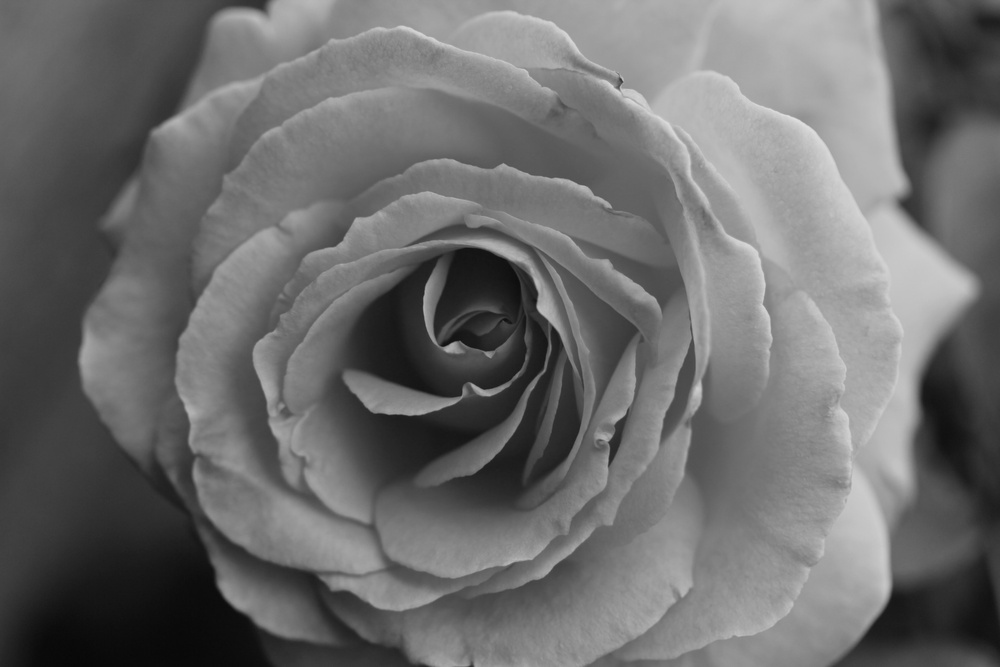
#> input picture Python/SVD/flower.jpg, 1000 x 667 px, shrunk from 1920 x 1280 before the run
$ python SVD.py
#> lines starting #> are read from the running program, lines starting #| are printed output that depends on the picture; long printed decimals are rounded
#> further down, img is the input picture: shape (667, 1000); min 7, max 226, mean 108.7
#> (printed output is left out)
#| Shape:  (667, 1000)
#| Rank: 667
import numpy as np


class SVD:

    def __init__(self, matrix):
        self.matrix = matrix
        self.m, self.n = matrix.shape
#> self.m = 667; self.n = 1000
        self.rank = np.linalg.matrix_rank(matrix)
#> self.rank = 667
        self.U = np.zeros((self.m, self.m))
        self.lamda = None
        self.V = np.zeros((self.n, self.n))

    def svd(self):
        if self.m > self.n:  # A*A^T
            AAT = self.matrix @ self.matrix.T
            e, v = np.linalg.eig(AAT)
            U_aat = dict()
            e, v = e.real, v.real

            for i in range(len(e)):
                U_aat[e[i]] = v[:, i]
            e.sort()
            e = e[::-1]

            for i in range(self.m):
                self.U[:, i] = U_aat[e[i]]

            for i in range(self.n):
                self.V[:, i] = np.dot(self.matrix.T, self.U[:, i]) / np.sqrt(e[i])
        else:  # A^T*A
            ATA = self.matrix.T @ self.matrix
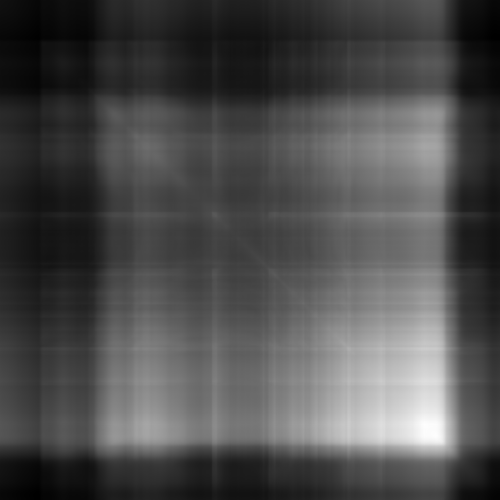
#> ATA: shape (1000, 1000) float64 (shown at 1/2 size); min 2731678, max 20299238, mean 8039529.2; drawn with min black and max white
            e, v = np.linalg.eig(ATA)
            V_ata = dict()
            e, v = e.real, v.real
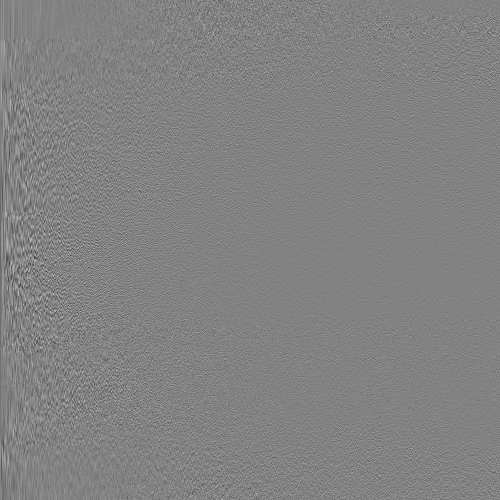
#> v: shape (1000, 1000) float64 (shown at 1/2 size); min -0.196, max 0.188, mean -2.63e-05; drawn with min black and max white
#> e = 1000 values, max 8.67e+09 at index 0, min -5.68e-08 at index 672, mean 9326084.8

            for i in range(len(e)):
                V_ata[e[i]] = v[:, i]
#> after the loop, V_ata = 843 items
            e.sort()
            e = e[::-1]
#> e = 1000 values, max 8.67e+09 at index 0, min -5.68e-08 at index 998, mean 9326084.8

            for i in range(self.n):
                self.V[:, i] = V_ata[e[i]]

            for i in range(self.m):
                self.U[:, i] = np.dot(self.matrix, self.V[:, i]) / np.sqrt(e[i])
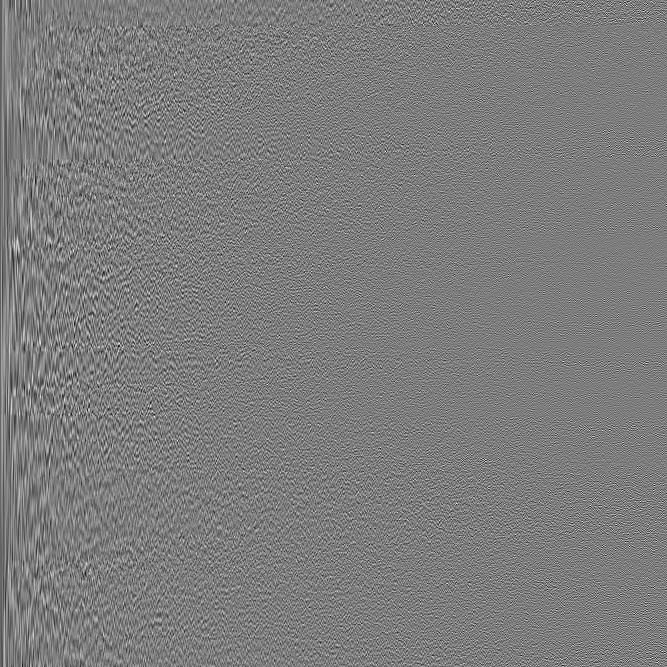
#> self.U: shape (667, 667) float64; min -0.194, max 0.202, mean -6.1e-05; drawn with min black and max white

        leng = self.n if self.m > self.n else self.m
#> leng = 667
        self.lamda = np.zeros((leng))
#> self.lamda = 667 values from 0 to 0
        for i in range(leng):
            self.lamda[i] = np.sqrt(e[i])
#> after the loop, self.lamda = 667 values, max 93108.2 at index 0, min 3.01 at index 666, mean 383.8
        return self.U, self.lamda, self.V.T

    def rank_1(self, ith):
        u_ith = self.U[:, ith].reshape(len(self.U[:, ith]), 1)
        v_ith = self.V[:, ith].reshape(len(self.V[:, ith]), 1)
        v_ithT = v_ith.T
        return u_ith @ v_ithT

    def matrix_approximation(self, rank):
        error_mau = sum(self.lamda)
        error_tu = sum(self.lamda[rank:])
        total = np.zeros((self.m, self.n))

        for ith in range(rank):
            total += (self.lamda[ith] * self.rank_1(ith))

        error = error_tu / error_mau
        return total, error

import cv2
import matplotlib.pyplot as plt
path = "flower.jpg"
img = cv2.imread(path, 0)
matx = img.astype(np.float64)
print("Original matrix:\n", matx)
print("Shape: ", matx.shape)
print("Rank:", np.linalg.matrix_rank(matx))
svd_b = SVD(matx)
U, lamda, Vt = svd_b.svd()
#> lamda has the same summary as self.lamda in svd
print("U = \n", U[:5])
#> (printed output is left out)
print("lamda = \n", lamda[:5])
#| lamda =
#|  [93108.165 16415.135  8854.081  6976.130
#|   6716.124  ]
print("V^T = \n", Vt[:5])
#> (printed output is left out)
matx_app = dict()
for rank in [5, 20, 45, 60]:
    matx_app[rank], e = svd_b.matrix_approximation(rank)
#> this loop made 4 passes
#> (error_tu in matrix_approximation, error in matrix_approximation, e) on passes 1 to 4: (123947.3, 0.484, 0.484), (76680, 0.3, 0.3), (48378.4, 0.189, 0.189), (39296.8, 0.153, 0.153)
#> after the loop, matx_app = 4 items
fig, ax = plt.subplots(2, 2)
fig.set_size_inches(8, 6)
ax[0, 0].imshow(matx_app[5], cmap="gray")
ax[0, 0].set_title("Rank 5")
ax[0, 0].axis("off")
ax[0, 1].imshow(matx_app[20], cmap="gray")
ax[0, 1].set_title("Rank 20")
ax[0, 1].axis("off")
ax[1, 0].imshow(matx_app[45], cmap="gray")
ax[1, 0].set_title("Rank 45")
ax[1, 0].axis("off")
ax[1, 1].imshow(matx_app[60], cmap="gray")
ax[1, 1].set_title("Rank 60")
ax[1, 1].axis("off")
plt.show()
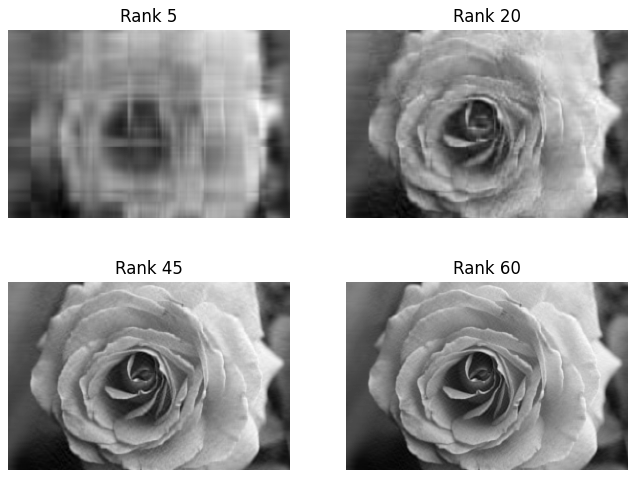
#> figure drawn by matplotlib, 4 panels

$ run again, with Python/SVD/dog.jpg copied over Python/SVD/flower.jpg
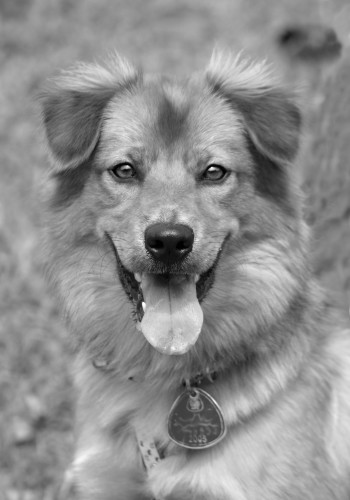
#> input picture Python/SVD/dog.jpg, 350 x 500 px
#> img is the input picture: shape (500, 350); min 0, max 255, mean 142.6
#> (printed output is left out)
#| Shape:  (500, 350)
#| Rank: 350
#> self.rank = 350
#> in svd, `e, v = e.real, v.real`: e = 500 values, max 3.6e+09 at index 0, min -5.53e-08 at index 350, mean 7590365.7
#> after the loop in svd, `for i in range(len(e)):`: U_aat = 430 items
#> in svd, `e = e[::-1]`: e = 500 values, max 3.6e+09 at index 0, min -5.53e-08 at index 499, mean 7590365.7
#> after the loop in svd, `for i in range(self.n):`:
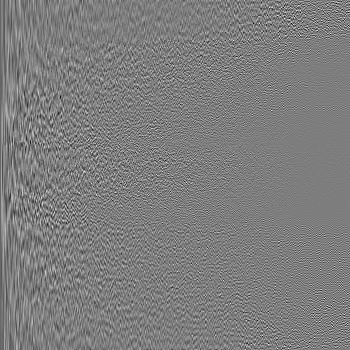
#> self.V: shape (350, 350) float64; min -0.301, max 0.308, mean -0.000155; drawn with min black and max white
#> after the loop in svd, `for i in range(leng):`: self.lamda = 350 values, max 59960.7 at index 0, min 2.1 at index 349, mean 412.2
#> lamda has the same summary as self.lamda in svd
#> (printed output is left out)
#| lamda =
#|  [59960.725  8349.083  5857.248  5146.219
#|   3459.219]
#> (printed output is left out)
#> the loop `for rank in [5, 20, 45, 60]:` made 4 passes
#> (error_tu in matrix_approximation, error in matrix_approximation, e) on passes 1 to 4: (61507.7, 0.426, 0.426), (37631.5, 0.261, 0.261), (22849.4, 0.158, 0.158), (18002.7, 0.125, 0.125)
#> after the loop `for rank in [5, 20, 45, 60]:`: matx_app = 4 items
#> `plt.show()`:
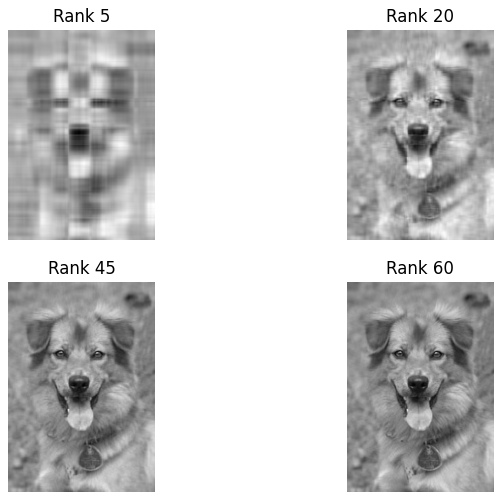
#> figure drawn by matplotlib, 4 panels
